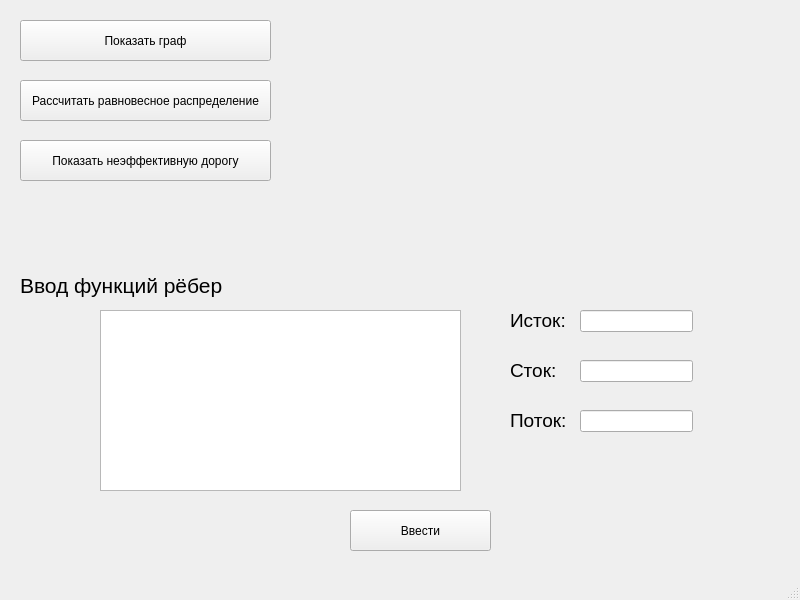
<?xml version="1.0" encoding="UTF-8"?>
<ui version="4.0">
 <class>MainWindow</class>
 <widget class="QMainWindow" name="MainWindow">
  <property name="geometry">
   <rect>
    <x>0</x>
    <y>0</y>
    <width>800</width>
    <height>600</height>
   </rect>
  </property>
  <property name="windowTitle">
   <string>MainWindow</string>
  </property>
  <widget class="QWidget" name="centralwidget">
   <widget class="QTextEdit" name="EditFunc">
    <property name="geometry">
     <rect>
      <x>100</x>
      <y>310</y>
      <width>361</width>
      <height>181</height>
     </rect>
    </property>
    <property name="html">
     <string>&lt;!DOCTYPE HTML PUBLIC &quot;-//W3C//DTD HTML 4.0//EN&quot; &quot;http://www.w3.org/TR/REC-html40/strict.dtd&quot;&gt;
&lt;html&gt;&lt;head&gt;&lt;meta name=&quot;qrichtext&quot; content=&quot;1&quot; /&gt;&lt;meta charset=&quot;utf-8&quot; /&gt;&lt;style type=&quot;text/css&quot;&gt;
p, li { white-space: pre-wrap; }
&lt;/style&gt;&lt;/head&gt;&lt;body style=&quot; font-family:'Segoe UI'; font-size:9pt; font-weight:400; font-style:normal;&quot;&gt;
&lt;p style=&quot;-qt-paragraph-type:empty; margin-top:0px; margin-bottom:0px; margin-left:0px; margin-right:0px; -qt-block-indent:0; text-indent:0px; font-size:12pt;&quot;&gt;&lt;br /&gt;&lt;/p&gt;&lt;/body&gt;&lt;/html&gt;</string>
    </property>
   </widget>
   <widget class="QLabel" name="label">
    <property name="geometry">
     <rect>
      <x>20</x>
      <y>270</y>
      <width>221</width>
      <height>31</height>
     </rect>
    </property>
    <property name="font">
     <font>
      <pointsize>16</pointsize>
     </font>
    </property>
    <property name="text">
     <string>Ввод функций рёбер</string>
    </property>
   </widget>
   <widget class="QLabel" name="EntryOrder">
    <property name="geometry">
     <rect>
      <x>20</x>
      <y>310</y>
      <width>81</width>
      <height>241</height>
     </rect>
    </property>
    <property name="font">
     <font>
      <pointsize>9</pointsize>
     </font>
    </property>
    <property name="layoutDirection">
     <enum>Qt::LeftToRight</enum>
    </property>
    <property name="text">
     <string/>
    </property>
    <property name="alignment">
     <set>Qt::AlignLeading|Qt::AlignLeft|Qt::AlignTop</set>
    </property>
   </widget>
   <widget class="QPushButton" name="ShowGraph">
    <property name="geometry">
     <rect>
      <x>20</x>
      <y>20</y>
      <width>251</width>
      <height>41</height>
     </rect>
    </property>
    <property name="text">
     <string>Показать граф</string>
    </property>
   </widget>
   <widget class="QPushButton" name="DoBalance">
    <property name="geometry">
     <rect>
      <x>20</x>
      <y>80</y>
      <width>251</width>
      <height>41</height>
     </rect>
    </property>
    <property name="text">
     <string>Рассчитать равновесное распределение</string>
    </property>
   </widget>
   <widget class="QPushButton" name="ShowBadRoad">
    <property name="geometry">
     <rect>
      <x>20</x>
      <y>140</y>
      <width>251</width>
      <height>41</height>
     </rect>
    </property>
    <property name="text">
     <string>Показать неэффективную дорогу</string>
    </property>
   </widget>
   <widget class="QLabel" name="ResultWindow">
    <property name="geometry">
     <rect>
      <x>320</x>
      <y>20</y>
      <width>451</width>
      <height>231</height>
     </rect>
    </property>
    <property name="font">
     <font>
      <pointsize>10</pointsize>
     </font>
    </property>
    <property name="text">
     <string/>
    </property>
    <property name="alignment">
     <set>Qt::AlignLeading|Qt::AlignLeft|Qt::AlignTop</set>
    </property>
   </widget>
   <widget class="QPushButton" name="FuncReady">
    <property name="geometry">
     <rect>
      <x>350</x>
      <y>510</y>
      <width>141</width>
      <height>41</height>
     </rect>
    </property>
    <property name="text">
     <string>Ввести</string>
    </property>
   </widget>
   <widget class="QLabel" name="label_2">
    <property name="geometry">
     <rect>
      <x>510</x>
      <y>310</y>
      <width>61</width>
      <height>21</height>
     </rect>
    </property>
    <property name="font">
     <font>
      <pointsize>14</pointsize>
     </font>
    </property>
    <property name="text">
     <string>Исток:</string>
    </property>
   </widget>
   <widget class="QLabel" name="label_3">
    <property name="geometry">
     <rect>
      <x>510</x>
      <y>360</y>
      <width>51</width>
      <height>21</height>
     </rect>
    </property>
    <property name="font">
     <font>
      <pointsize>14</pointsize>
     </font>
    </property>
    <property name="text">
     <string>Сток:</string>
    </property>
   </widget>
   <widget class="QLineEdit" name="StartVertex">
    <property name="geometry">
     <rect>
      <x>580</x>
      <y>310</y>
      <width>113</width>
      <height>22</height>
     </rect>
    </property>
   </widget>
   <widget class="QLineEdit" name="FinishVertex">
    <property name="geometry">
     <rect>
      <x>580</x>
      <y>360</y>
      <width>113</width>
      <height>22</height>
     </rect>
    </property>
   </widget>
   <widget class="QLabel" name="label_4">
    <property name="geometry">
     <rect>
      <x>510</x>
      <y>410</y>
      <width>61</width>
      <height>21</height>
     </rect>
    </property>
    <property name="font">
     <font>
      <pointsize>14</pointsize>
     </font>
    </property>
    <property name="text">
     <string>Поток:</string>
    </property>
   </widget>
   <widget class="QLineEdit" name="FinishVertex_2">
    <property name="geometry">
     <rect>
      <x>580</x>
      <y>410</y>
      <width>113</width>
      <height>22</height>
     </rect>
    </property>
   </widget>
  </widget>
  <widget class="QMenuBar" name="menubar">
   <property name="geometry">
    <rect>
     <x>0</x>
     <y>0</y>
     <width>800</width>
     <height>22</height>
    </rect>
   </property>
  </widget>
  <widget class="QStatusBar" name="statusbar"/>
 </widget>
 <resources/>
 <connections/>
</ui>
